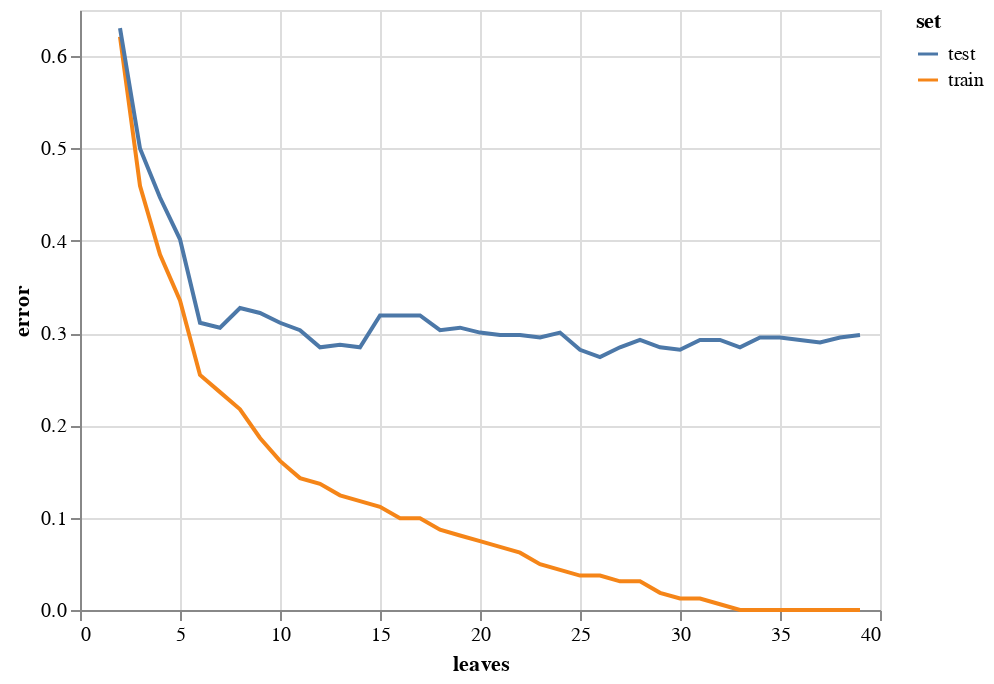

Notebook cell for this chart:
### Code cell
c = alt.Chart(df_err2).mark_line().encode(
    x = alt.X("leaves", scale=alt.Scale(zero=False)),
    y = alt.Y("error", scale=alt.Scale(zero=False)),
    color = "set"
)
c

### Figure 1 — Vega-Lite specification as saved in the notebook (floating-point values rounded to 4 significant figures)
{"config": {"view": {"continuousWidth": 400, "continuousHeight": 300}}, "data": {"name": "data-5f661ecaebaf31bf5402883cb5dfba47"}, "mark": "line", "encoding": {"color": {"field": "set", "type": "nominal"}, "x": {"field": "leaves", "scale": {"zero": false}, "type": "quantitative"}, "y": {"field": "error", "scale": {"zero": false}, "type": "quantitative"}}, "$schema": "https://vega.github.io/schema/vega-lite/v4.17.0.json", "datasets": {"data-5f661ecaebaf31bf5402883cb5dfba47": [{"leaves": 2, "error": 0.6211, "set": "train"}, {"leaves": 2, "error": 0.6303, "set": "test"}, {"leaves": 3, "error": 0.4596, "set": "train"}, {"leaves": 3, "error": 0.5, "set": "test"}, {"leaves": 4, "error": 0.3851, "set": "train"}, {"leaves": 4, "error": 0.4468, "set": "test"}, {"leaves": 5, "error": 0.3354, "set": "train"}, {"leaves": 5, "error": 0.4016, "set": "test"}, {"leaves": 6, "error": 0.2547, "set": "train"}, {"leaves": 6, "error": 0.3112, "set": "test"}, {"leaves": 7, "error": 0.236, "set": "train"}, {"leaves": 7, "error": 0.3059, "set": "test"}, {"leaves": 8, "error": 0.2174, "set": "train"}, {"leaves": 8, "error": 0.3271, "set": "test"}, {"leaves": 9, "error": 0.1863, "set": "train"}, {"leaves": 9, "error": 0.3218, "set": "test"}, {"leaves": 10, "error": 0.1615, "set": "train"}, {"leaves": 10, "error": 0.3112, "set": "test"}, {"leaves": 11, "error": 0.1429, "set": "train"}, {"leaves": 11, "error": 0.3032, "set": "test"}, {"leaves": 12, "error": 0.1366, "set": "train"}, {"leaves": 12, "error": 0.2846, "set": "test"}, {"leaves": 13, "error": 0.1242, "set": "train"}, {"leaves": 13, "error": 0.2872, "set": "test"}, {"leaves": 14, "error": 0.118, "set": "train"}, {"leaves": 14, "error": 0.2846, "set": "test"}, {"leaves": 15, "error": 0.1118, "set": "train"}, {"leaves": 15, "error": 0.3191, "set": "test"}, {"leaves": 16, "error": 0.09938, "set": "train"}, {"leaves": 16, "error": 0.3191, "set": "test"}, {"leaves": 17, "error": 0.09938, "set": "train"}, {"leaves": 17, "error": 0.3191, "set": "test"}, {"leaves": 18, "error": 0.08696, "set": "train"}, {"leaves": 18, "error": 0.3032, "set": "test"}, {"leaves": 19, "error": 0.08075, "set": "train"}, {"leaves": 19, "error": 0.3059, "set": "test"}, {"leaves": 20, "error": 0.07453, "set": "train"}, {"leaves": 20, "error": 0.3005, "set": "test"}, {"leaves": 21, "error": 0.06832, "set": "train"}, {"leaves": 21, "error": 0.2979, "set": "test"}, {"leaves": 22, "error": 0.06211, "set": "train"}, {"leaves": 22, "error": 0.2979, "set": "test"}, {"leaves": 23, "error": 0.04969, "set": "train"}, {"leaves": 23, "error": 0.2952, "set": "test"}, {"leaves": 24, "error": 0.04348, "set": "train"}, {"leaves": 24, "error": 0.3005, "set": "test"}, {"leaves": 25, "error": 0.03727, "set": "train"}, {"leaves": 25, "error": 0.2819, "set": "test"}, {"leaves": 26, "error": 0.03727, "set": "train"}, {"leaves": 26, "error": 0.2739, "set": "test"}, {"leaves": 27, "error": 0.03106, "set": "train"}, {"leaves": 27, "error": 0.2846, "set": "test"}, {"leaves": 28, "error": 0.03106, "set": "train"}, {"leaves": 28, "error": 0.2926, "set": "test"}, {"leaves": 29, "error": 0.01863, "set": "train"}, {"leaves": 29, "error": 0.2846, "set": "test"}, {"leaves": 30, "error": 0.01242, "set": "train"}, {"leaves": 30, "error": 0.2819, "set": "test"}, {"leaves": 31, "error": 0.01242, "set": "train"}, {"leaves": 31, "error": 0.2926, "set": "test"}, {"leaves": 32, "error": 0.006211, "set": "train"}, {"leaves": 32, "error": 0.2926, "set": "test"}, {"leaves": 33, "error": 0.0, "set": "train"}, {"leaves": 33, "error": 0.2846, "set": "test"}, {"leaves": 34, "error": 0.0, "set": "train"}, {"leaves": 34, "error": 0.2952, "set": "test"}, {"leaves": 35, "error": 0.0, "set": "train"}, {"leaves": 35, "error": 0.2952, "set": "test"}, {"leaves": 36, "error": 0.0, "set": "train"}, {"leaves": 36, "error": 0.2926, "set": "test"}, {"leaves": 37, "error": 0.0, "set": "train"}, {"leaves": 37, "error": 0.2899, "set": "test"}, {"leaves": 38, "error": 0.0, "set": "train"}, {"leaves": 38, "error": 0.2952, "set": "test"}, {"leaves": 39, "error": 0.0, "set": "train"}, {"leaves": 39, "error": 0.2979, "set": "test"}]}}
